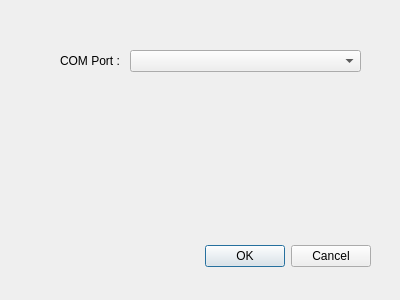
<?xml version="1.0" encoding="UTF-8"?>
<ui version="4.0">
 <class>Dialog</class>
 <widget class="QDialog" name="Dialog">
  <property name="geometry">
   <rect>
    <x>0</x>
    <y>0</y>
    <width>400</width>
    <height>300</height>
   </rect>
  </property>
  <property name="windowTitle">
   <string>Dialog</string>
  </property>
  <widget class="QDialogButtonBox" name="buttonBox">
   <property name="geometry">
    <rect>
     <x>30</x>
     <y>240</y>
     <width>341</width>
     <height>32</height>
    </rect>
   </property>
   <property name="orientation">
    <enum>Qt::Horizontal</enum>
   </property>
   <property name="standardButtons">
    <set>QDialogButtonBox::Cancel|QDialogButtonBox::Ok</set>
   </property>
  </widget>
  <widget class="QWidget" name="formLayoutWidget">
   <property name="geometry">
    <rect>
     <x>60</x>
     <y>50</y>
     <width>301</width>
     <height>141</height>
    </rect>
   </property>
   <layout class="QFormLayout" name="formLayout">
    <item row="0" column="0">
     <widget class="QLabel" name="label">
      <property name="text">
       <string>COM Port : </string>
      </property>
     </widget>
    </item>
    <item row="0" column="1">
     <widget class="QComboBox" name="comboBox"/>
    </item>
   </layout>
  </widget>
 </widget>
 <resources/>
 <connections>
  <connection>
   <sender>buttonBox</sender>
   <signal>accepted()</signal>
   <receiver>Dialog</receiver>
   <slot>accept()</slot>
   <hints>
    <hint type="sourcelabel">
     <x>248</x>
     <y>254</y>
    </hint>
    <hint type="destinationlabel">
     <x>157</x>
     <y>274</y>
    </hint>
   </hints>
  </connection>
  <connection>
   <sender>buttonBox</sender>
   <signal>rejected()</signal>
   <receiver>Dialog</receiver>
   <slot>reject()</slot>
   <hints>
    <hint type="sourcelabel">
     <x>316</x>
     <y>260</y>
    </hint>
    <hint type="destinationlabel">
     <x>286</x>
     <y>274</y>
    </hint>
   </hints>
  </connection>
 </connections>
</ui>
